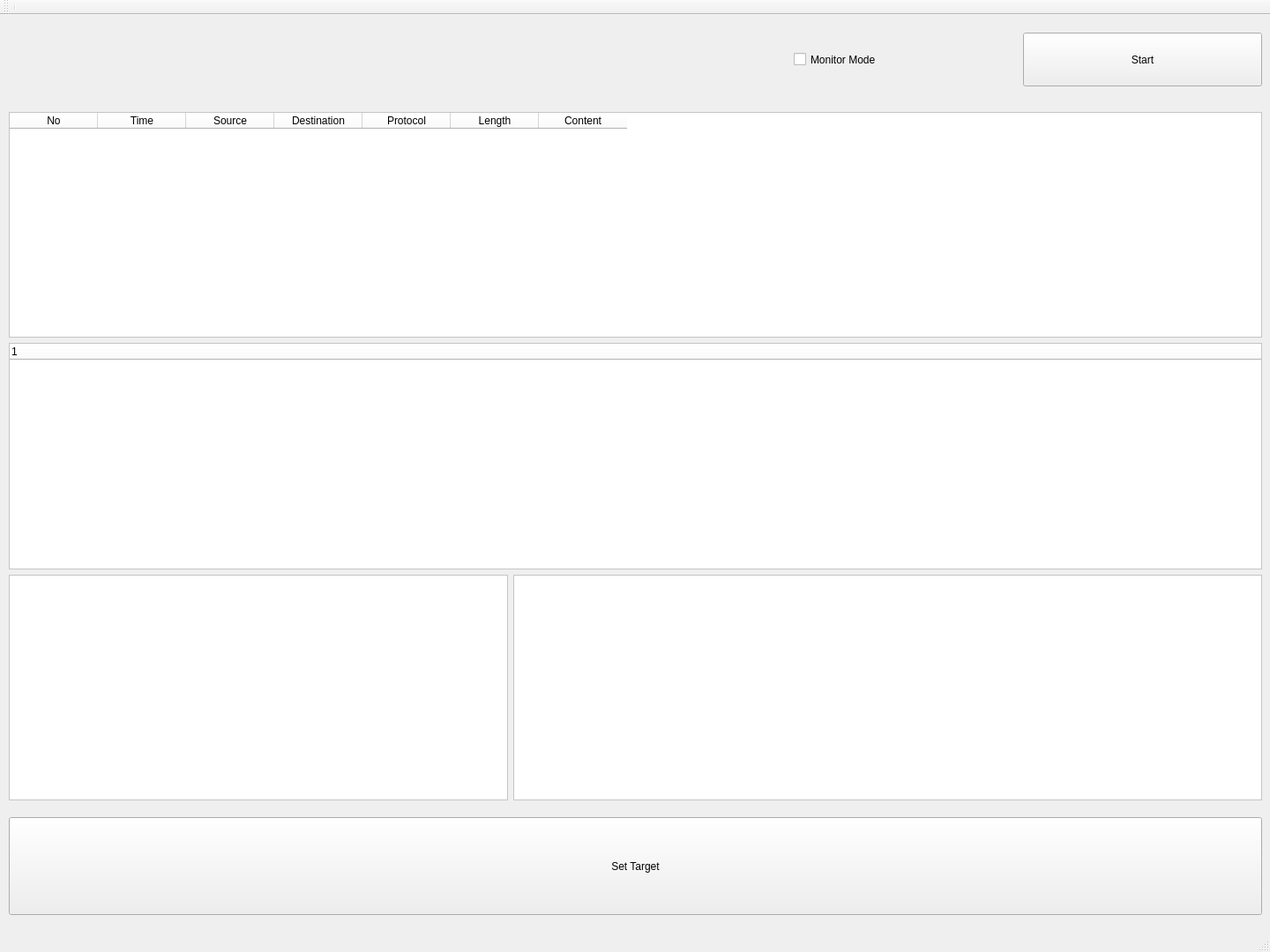
<?xml version="1.0" encoding="UTF-8"?>
<ui version="4.0">
 <class>MainWindow</class>
 <widget class="QMainWindow" name="MainWindow">
  <property name="enabled">
   <bool>true</bool>
  </property>
  <property name="geometry">
   <rect>
    <x>0</x>
    <y>0</y>
    <width>1440</width>
    <height>1080</height>
   </rect>
  </property>
  <property name="minimumSize">
   <size>
    <width>1440</width>
    <height>1080</height>
   </size>
  </property>
  <property name="maximumSize">
   <size>
    <width>1440</width>
    <height>1080</height>
   </size>
  </property>
  <property name="windowTitle">
   <string>MainWindow</string>
  </property>
  <widget class="QWidget" name="centralwidget">
   <property name="enabled">
    <bool>true</bool>
   </property>
   <widget class="QWidget" name="gridLayoutWidget">
    <property name="geometry">
     <rect>
      <x>10</x>
      <y>110</y>
      <width>1421</width>
      <height>781</height>
     </rect>
    </property>
    <layout class="QGridLayout" name="gridLayout">
     <item row="4" column="0">
      <layout class="QHBoxLayout" name="horizontalLayout">
       <item>
        <widget class="QTextBrowser" name="textBrowserDump">
         <property name="sizePolicy">
          <sizepolicy hsizetype="Expanding" vsizetype="Expanding">
           <horstretch>2</horstretch>
           <verstretch>2</verstretch>
          </sizepolicy>
         </property>
         <property name="styleSheet">
          <string notr="true">background-color: rgb(255, 255, 255);</string>
         </property>
        </widget>
       </item>
       <item>
        <widget class="QTextBrowser" name="textBrowserRaw">
         <property name="sizePolicy">
          <sizepolicy hsizetype="Expanding" vsizetype="Expanding">
           <horstretch>3</horstretch>
           <verstretch>2</verstretch>
          </sizepolicy>
         </property>
         <property name="styleSheet">
          <string notr="true">background-color: rgb(255, 255, 255);</string>
         </property>
        </widget>
       </item>
      </layout>
     </item>
     <item row="2" column="0">
      <widget class="QTreeWidget" name="treeWidget">
       <property name="styleSheet">
        <string notr="true">background-color: rgb(255, 255, 255);</string>
       </property>
       <column>
        <property name="text">
         <string notr="true">1</string>
        </property>
       </column>
      </widget>
     </item>
     <item row="0" column="0">
      <widget class="QTableWidget" name="tableWidget">
       <property name="styleSheet">
        <string notr="true">background-color: rgb(255, 255, 255);</string>
       </property>
       <column>
        <property name="text">
         <string>No</string>
        </property>
       </column>
       <column>
        <property name="text">
         <string>Time</string>
        </property>
       </column>
       <column>
        <property name="text">
         <string>Source</string>
        </property>
       </column>
       <column>
        <property name="text">
         <string>Destination</string>
        </property>
       </column>
       <column>
        <property name="text">
         <string>Protocol</string>
        </property>
       </column>
       <column>
        <property name="text">
         <string>Length</string>
        </property>
       </column>
       <column>
        <property name="text">
         <string>Content</string>
        </property>
       </column>
      </widget>
     </item>
    </layout>
   </widget>
   <widget class="QPushButton" name="toggleButton">
    <property name="enabled">
     <bool>true</bool>
    </property>
    <property name="geometry">
     <rect>
      <x>1160</x>
      <y>20</y>
      <width>271</width>
      <height>61</height>
     </rect>
    </property>
    <property name="styleSheet">
     <string notr="true">font: 75 14pt &quot;맑은 고딕&quot;;</string>
    </property>
    <property name="text">
     <string>Start</string>
    </property>
   </widget>
   <widget class="QCheckBox" name="chk_monitorMode">
    <property name="enabled">
     <bool>true</bool>
    </property>
    <property name="geometry">
     <rect>
      <x>900</x>
      <y>20</y>
      <width>251</width>
      <height>61</height>
     </rect>
    </property>
    <property name="styleSheet">
     <string notr="true">font: 75 14pt &quot;맑은 고딕&quot;;</string>
    </property>
    <property name="text">
     <string>Monitor Mode</string>
    </property>
   </widget>
   <widget class="QPushButton" name="setButton">
    <property name="geometry">
     <rect>
      <x>10</x>
      <y>910</y>
      <width>1421</width>
      <height>111</height>
     </rect>
    </property>
    <property name="styleSheet">
     <string notr="true">font: 75 24pt &quot;맑은 고딕&quot;;</string>
    </property>
    <property name="text">
     <string>Set Target</string>
    </property>
   </widget>
  </widget>
  <widget class="QMenuBar" name="menubar">
   <property name="geometry">
    <rect>
     <x>0</x>
     <y>0</y>
     <width>1440</width>
     <height>20</height>
    </rect>
   </property>
  </widget>
  <widget class="QStatusBar" name="statusbar"/>
  <widget class="QToolBar" name="toolBar">
   <property name="windowTitle">
    <string>toolBar</string>
   </property>
   <attribute name="toolBarArea">
    <enum>TopToolBarArea</enum>
   </attribute>
   <attribute name="toolBarBreak">
    <bool>false</bool>
   </attribute>
   <addaction name="separator"/>
  </widget>
 </widget>
 <resources/>
 <connections/>
</ui>
